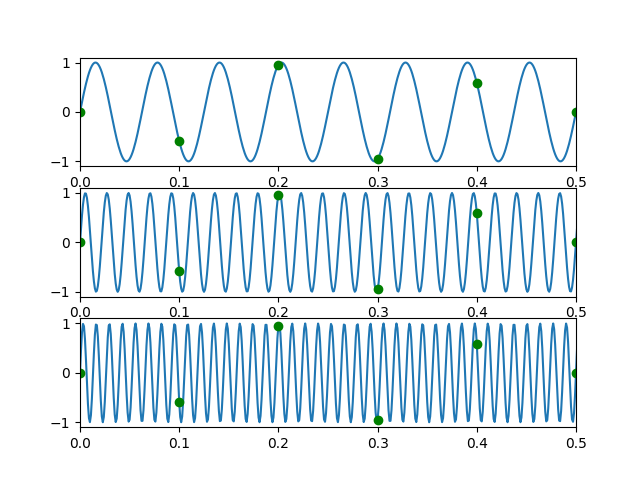

This figure's Python source:
import numpy as np
import matplotlib.pyplot as plt

fs = 10
f0 = 16
t = np.linspace(0,1,1000, endpoint=False)
te = np.linspace(0,1, 10, endpoint=False)

x = np.sin( 2 * np.pi * 16 * t)
y = np.sin( 2 * np.pi * 46 * t)
z = np.sin( 2 * np.pi * 76 * t)

fig, axs = plt.subplots(3, 1)

xe = np.sin(2 * np.pi * 16 * te)
ye = np.sin(2 * np.pi * 46 * te)
ze = np.sin(2 * np.pi * 76 * te)

axs[0].plot(t, x)
axs[0].plot(te, xe, color="green", marker='o', linestyle="")
axs[0].set_xlim(0,0.5)

axs[1].plot(t, y)
axs[1].plot(te, ye, color="green", marker="o", linestyle="")
axs[1].set_xlim(0,0.5)

axs[2].plot(t, z)
axs[2].plot(te, ze, color="green", marker='o', linestyle="")
axs[2].set_xlim(0,0.5)

plt.show()
plt.savefig("ex2.png", format="png")
plt.savefig("ex2.pdf", format="pdf")
